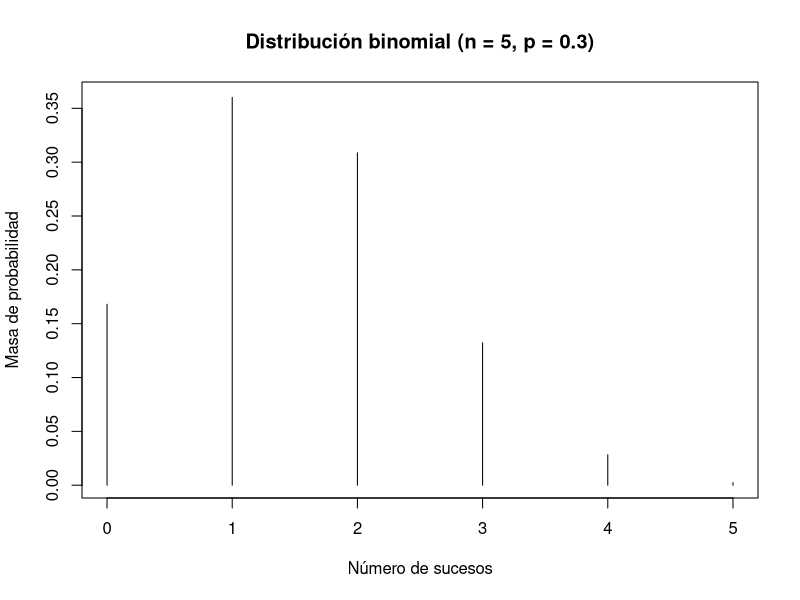
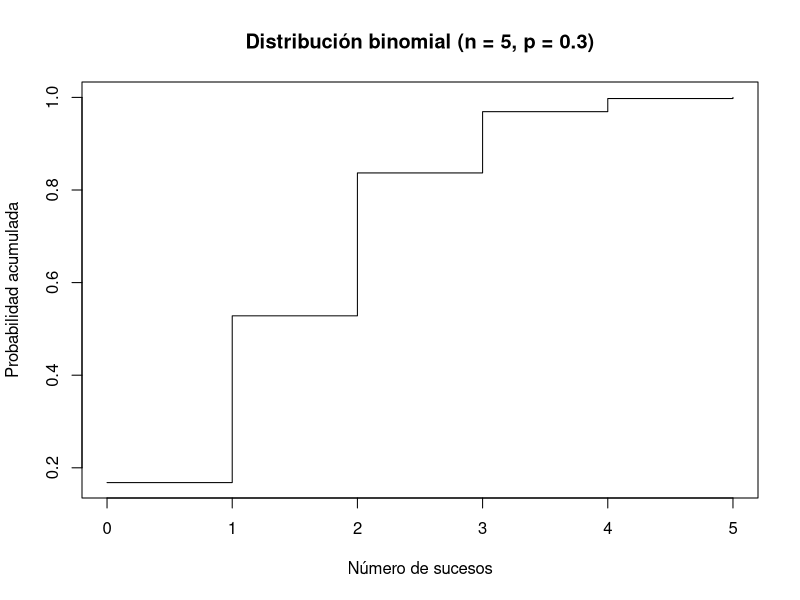
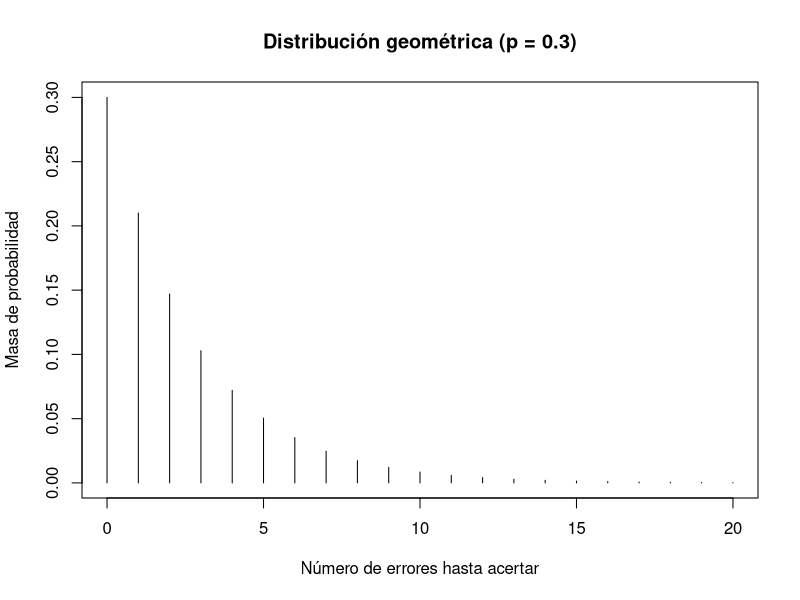

The R source for these figures, in order:
## ---- chunk 1
knitr::opts_chunk$set(echo = TRUE)
## ---- chunk 2
    dbinom(3, size = 5, prob = 0.3)
## ---- chunk 3
    RBinom <- data.frame(Pr = dbinom(0:5, size = 5, prob = 0.3))
    rownames(RBinom) <- 0:5
    RBinom
## ---- chunk 4
    pbinom(3, size = 5, prob = 0.3, lower.tail = FALSE)
## ---- chunk 5
    pbinom(0:5, size = 5, prob = 0.3, lower.tail = FALSE)
## ---- chunk 6
    pbinom(0:5, size = 5, prob = 0.3, lower.tail = TRUE)
## ---- chunk 7
    pbinom(1, size = 5, prob = 0.3, lower.tail = TRUE)
## ---- chunk 8
    x <- 0:5
    Binom_plot <- dbinom(x, size = 5, prob = 0.3)
    plot(x, Binom_plot, main = "Distribución binomial (n = 5, p = 0.3)",
         xlab = "Número de sucesos", ylab = "Masa de probabilidad",
         type = "h")
## ---- chunk 9
    x <- 0:5
    Acum <- pbinom(x, size = 5, prob = 0.3)
    plot(x, Acum, main = "Distribución binomial (n = 5, p = 0.3)",
         xlab = "Número de sucesos", ylab = "Probabilidad acumulada",
         type = "s")
## ---- chunk 10
    pgeom(5, prob = 0.3, lower.tail = TRUE)
## ---- chunk 11
    x <- 0:20
    y <- dgeom(x, prob = 0.3)
    plot(x, y, main = "Distribución geométrica (p = 0.3)",
         xlab = "Número de errores hasta acertar", 
         ylab = "Masa de probabilidad", type = "h")
## ---- chunk 12
RHiper <- data.frame(Pr = dhyper(0:3, m = 12, n = 6, k = 3))
rownames(RHiper) <- 0:3
RHiper
## ---- chunk 13
    phyper(1, m = 12, n = 6, k = 3, lower.tail = FALSE)
## ---- chunk 14
    RPoiss <- data.frame(Pr = dpois(0:10, lambda = 3))
    rownames(RPoiss) <- 0:10
    RPoiss
## ---- chunk 15
    punif(5, min = 0, max = 24, lower.tail = TRUE)
